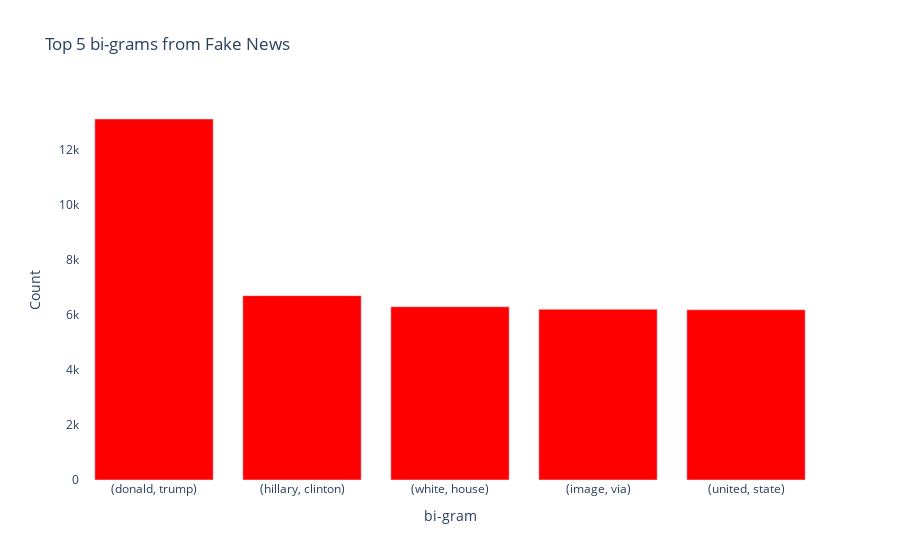

The code cell stored with this chart in its notebook:
### Code cell
## 2 gram for fake news

fake_words = basic_clean(''.join(str(df_[df_['output']==0]['news'].tolist())))

bigram_fake=(pd.Series(nltk.ngrams(fake_words, 2)).value_counts())[:5]
bigram_fake=pd.DataFrame(bigram_fake)
bigram_fake['in']=bigram_fake.index
bigram_fake['in'] = bigram_fake.apply(lambda x: '('+x['in'][0]+', '+x['in'][1]+')',axis=1)
plot_data = [
    go.Bar(
        x=bigram_fake['in'],
        y=bigram_fake[0],
        #name='True',
        #x_axis="OTI",
        #y_axis="time",
        marker = dict(
            color = 'Red'
        )
    )
]
plot_layout = go.Layout(
        title='Top 5 bi-grams from Fake News',
        yaxis_title='Count',
        xaxis_title='bi-gram',
        plot_bgcolor='rgba(0,0,0,0)'
    )
fig = go.Figure(data=plot_data, layout=plot_layout)
pyoff.iplot(fig)

### Figure 1 — Plotly figure (JSON) as saved in the notebook; plotly's stock layout.template omitted (floating-point values rounded to 4 significant figures)
{"data": [{"marker": {"color": "Red"}, "type": "bar", "x": ["(donald, trump)", "(hillary, clinton)", "(white, house)", "(image, via)", "(united, state)"], "y": [13100, 6689, 6287, 6194, 6178]}], "layout": {"plot_bgcolor": "rgba(0,0,0,0)", "title": {"text": "Top 5 bi-grams from Fake News"}, "xaxis": {"title": {"text": "bi-gram"}}, "yaxis": {"title": {"text": "Count"}}}}
